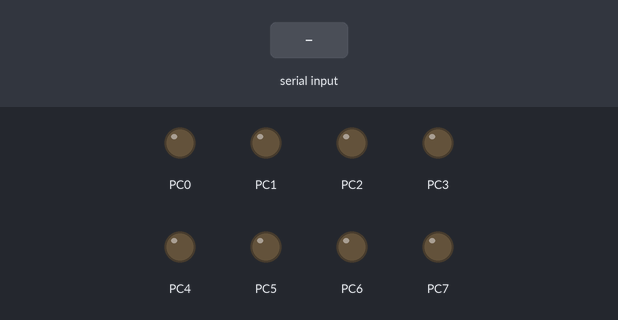
Simulated run of this program. Board: ATmega32, built with avr-gcc and emulated at 16 MHz. On the bench: output pins drawn as LEDs (lit = HIGH). Inputs (shaded band) come from the test bench.

Above: at 1.2 s.
1.3 s: "1" received over Serial
At 1.7 s:
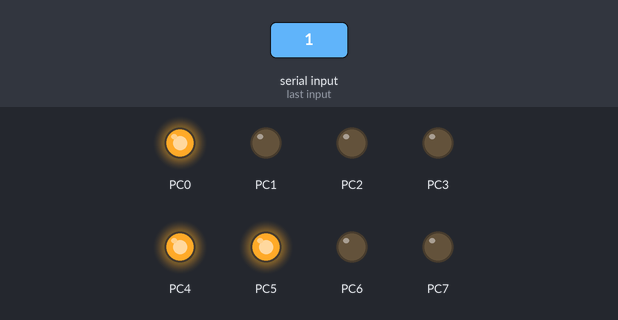
3.3 s: "0" received over Serial
At 3.7 s:
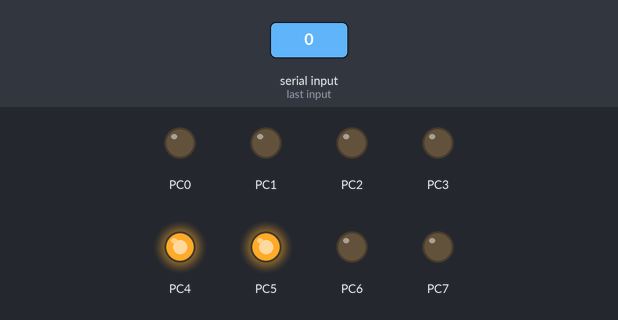
5.3 s: "2" received over Serial
At 5.7 s:
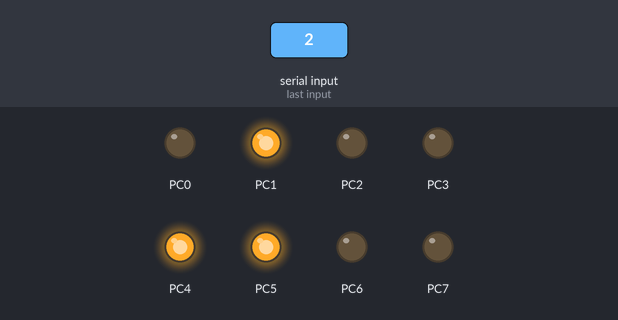
Timing chart, 0 to 8.3 s (numbered marks = the images above; inputs shaded):
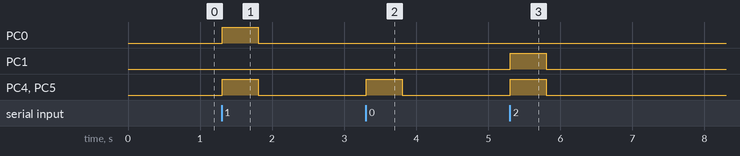

The program:

main.c
```c
/*
 * USART1.c
 *
 * Created: 1/3/2018 2:56:09 PM
 * Author : Prio
 */
#define F_CPU 16000000UL

#include <avr/io.h>
#include <util/delay.h>

#define BAUD_Rate 9600
#define UBRR_Value (F_CPU/(BAUD_Rate*16))-1

unsigned char US_RX()
{
	while(!(UCSRA & (1<<RXC))){

	}

	return UDR;
}


void US_config(){
	UBRRL = UBRR_Value;
	UBRRH = UBRR_Value>>8;
	UCSRB = (1<<RXEN);
	UCSRC = (1<<URSEL)|(3<<UCSZ0);

}


int main(void)
{

	DDRC |=0xff;
	US_config();
    while (1)
    {
		PORTC = US_RX();

		_delay_ms(500);
		PORTC = 0x00;
    }

}

/*
void USART_TX(unsigned char m){
	while(UCSRA & (1<<UDRE)){

	}
	UDR = m;
}

*/
```

Measured:
- after the input at 1.3 s, PC0, PC4, PC5: LOW → HIGH at once, → LOW 0.50 s later
- after the input at 3.3 s, PC4, PC5: LOW → HIGH at once, → LOW 0.50 s later
- after the input at 5.3 s, PC1, PC4, PC5: LOW → HIGH at once, → LOW 0.50 s later
